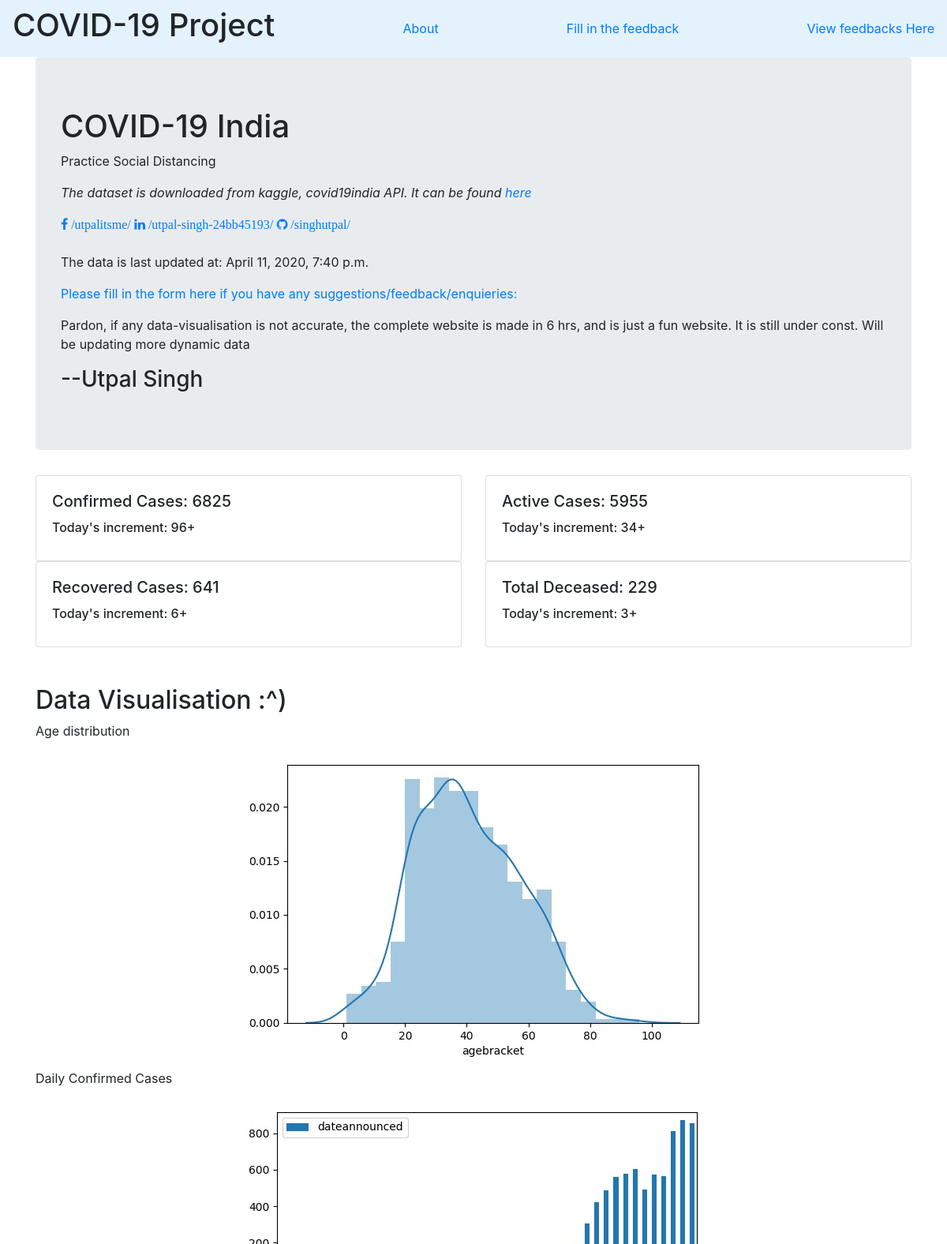
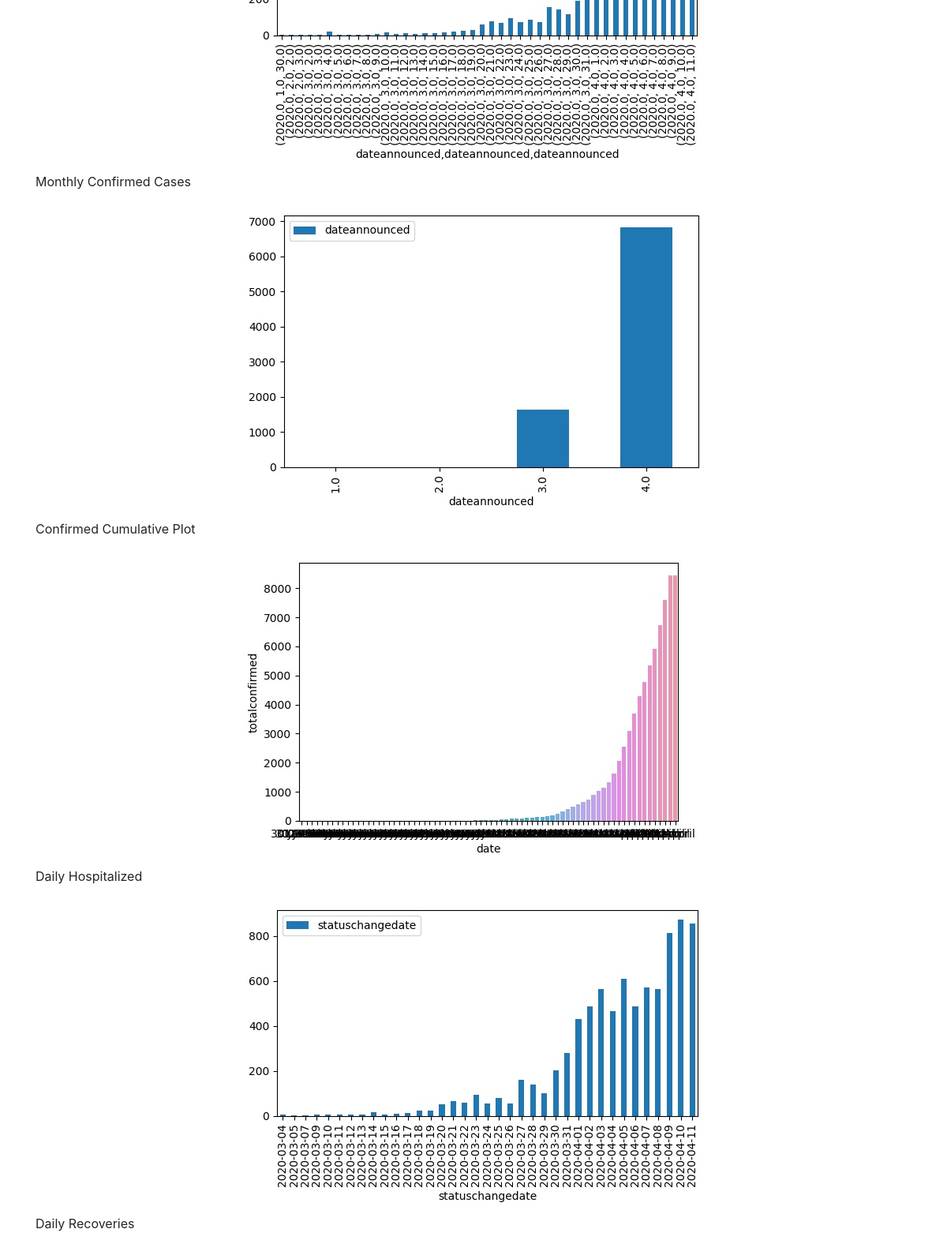
The page / (upper part) on the database its author committed (2 pictures, top to bottom).
### covid_app/models.py (models this page shows)
class covid_ind(models.Model):
      confirmed = models.IntegerField(null = True, db_index = True, blank = True)
      day_increment_confirmed = models.IntegerField(null = True, db_index = True, blank = True)
      active = models.IntegerField(null = True, db_index = True, blank = True)
      day_increment_active = models.IntegerField(null = True, db_index = True, blank = True)
      recovered = models.IntegerField(null = True, db_index = True, blank = True)
      day_increment_recovered = models.IntegerField(null = True, db_index = True, blank = True)
      deaths = models.IntegerField(null = True, db_index = True, blank = True)
      day_increment_deaths = models.IntegerField(null = True, db_index = True, blank = True)
      date_updated = models.DateTimeField(null = True, db_index = True, blank = True)

class covid_data_anal(models.Model):
      daily_confirm = models.ImageField(upload_to = 'graphs', blank = True)
      monthly_confirm = models.ImageField(upload_to = 'graphs', blank = True)
      recov_daily_plot = models.ImageField(upload_to = 'graphs', blank = True)
      decease_daily_plot = models.ImageField(upload_to = 'graphs', blank = True)
      daily_hospitalize = models.ImageField(upload_to = 'graphs', blank = True)
      age_distribution = models.ImageField(upload_to = 'graphs', blank = True)
      heat_map = models.ImageField(upload_to = 'graphs', blank = True)
      conf_cum_plot = models.ImageField(upload_to = 'graphs', blank = True)
      pair_plot = models.ImageField(upload_to = 'graphs', blank = True)
      dailyconf_dist_15mar = models.ImageField(upload_to = 'graphs', blank = True)
      recovered_cum_plot = models.ImageField(upload_to = 'graphs', blank = True)
      deceased_cum_plot = models.ImageField(upload_to = 'graphs', blank = True)

### covid_app/views.py (the view)
# urls.py: url(r'^$', views.index),
def index(request):
      anal = covid_data_anal.objects.all()
      data = covid_ind.objects.all()
      my_dict = {'anals': anal, 'datas': data}
      return render(request, 'covid_app/index.html', context = my_dict)

### templates/covid_app/index.html (shortened to what this page needs)
<!DOCTYPE html>
<html lang="en" dir="ltr">
  <head>
    <link rel="stylesheet" href="https://stackpath.bootstrapcdn.com/bootstrap/4.4.1/css/bootstrap.min.css">
    <link rel="stylesheet" href="https://cdnjs.cloudflare.com/ajax/libs/font-awesome/4.7.0/css/font-awesome.min.css">
  </head>
  <body>
    <nav class="navbar navbar-light" style="background-color: #e3f2fd;">
      <h1>COVID-19 Project</h1>
        <ul class = "nav navbar-nav">
          <li><a href="/about">About</a></li>
        </ul>
        <a href="/feedback">Fill in the feedback</a>
        <a href="/feedback">View feedbacks Here</a>
    </nav>
    <div class="container">
      <div class="jumbotron">
        <h1>COVID-19 India</h1>
        <p>Practice Social Distancing</p>
        <em><p>The dataset is downloaded from kaggle, covid19india API. It can be found <a href="/data">here</a> </p></em>
        <a href="https://www.facebook.com/utpalitsme" class="fa fa-facebook"> /utpalitsme/   </a>
        <a href="https://www.linkedin.com/in/utpal-singh-24bb45193" class="fa fa-linkedin">   /utpal-singh-24bb45193/ </a>
        <a href="https://www.github.com/singhutpal" class="fa fa-github">   /singhutpal/   </a>
        <br></br>
        {% for data in datas %}
        <p>The data is last updated at: {{data.date_updated}} </p>
        <p><a href="/feedback"> Please fill in the form here if you have any suggestions/feedback/enquieries: </a> </p>
        {% endfor %}
        <p>Pardon, if any data-visualisation is not accurate, the complete website is made in 6 hrs, and is just a fun website. It is still under const. Will be updating more dynamic data</p>
        <h3>--Utpal Singh</h3>
      </div>
    </div>
    <div class="container">
      <div class="row">
        {% for data in datas %}
  <div class="col-sm-6">
    <div class="card">
      <div class="card-body">
        <h5 class="card-title">Confirmed Cases: {{data.confirmed}}</h5>
        <h6 class="card-title">Today's increment: {{data.day_increment_confirmed}}+</h6>
      </div>
    </div>
  </div>
  <div class="col-sm-6">
    <div class="card">
      <div class="card-body">
        <h5 class="card-title">Active Cases: {{data.active}}</h5>
        <h6 class="card-title">Today's increment: {{data.day_increment_active}}+</h6>
      </div>
    </div>
  </div>
  <div class="col-sm-6">
    <div class="card">
      <div class="card-body">
        <h5 class="card-title">Recovered Cases: {{data.recovered}}</h5>
        <h6 class="card-title">Today's increment: {{data.day_increment_recovered}}+</h6>
      </div>
    </div>
  </div>
  <div class="col-sm-6">
    <div class="card">
      <div class="card-body">
        <h5 class="card-title">Total Deceased: {{data.deaths}}</h5>
        <h6 class="card-title">Today's increment: {{data.day_increment_deaths}}+</h6>
      </div>
    </div>
  </div>
</div>
{% endfor %}
<br></br>
      <h2>Data Visualisation :^)</h2>
      {% for anal in anals %}
        <p>Age distribution</p>
        <img src="{{anal.age_distribution.url}}" alt="" class="rounded mx-auto d-block">
        <p>Daily Confirmed Cases</p>
        <img src="{{anal.daily_confirm.url}}" alt="" class="rounded mx-auto d-block">
        <p>Monthly Confirmed Cases</p>
        <img src="{{anal.monthly_confirm.url}}" alt="" class="rounded mx-auto d-block">
        <p>Confirmed Cumulative Plot</p>
        <img src="{{anal.conf_cum_plot.url}}" alt="" class="rounded mx-auto d-block">
        <p>Daily Hospitalized</p>
        <img src="{{anal.daily_hospitalize.url}}" alt="" class="rounded mx-auto d-block">
        <p>Daily Recoveries</p>
        {% endfor %}
    </div>
  </body>
</html>

### rows shown on the page
covid_ind: date_updated "April 11, 2020, 7:40 p.m.", confirmed "6825", day_increment_confirmed "96", active "5955", day_increment_active "34", recovered "641", day_increment_recovered "6", deaths "229", day_increment_deaths "3"
covid_data_anal: age_distribution (picture), daily_confirm (picture), monthly_confirm (picture), conf_cum_plot (picture), daily_hospitalize (picture)
